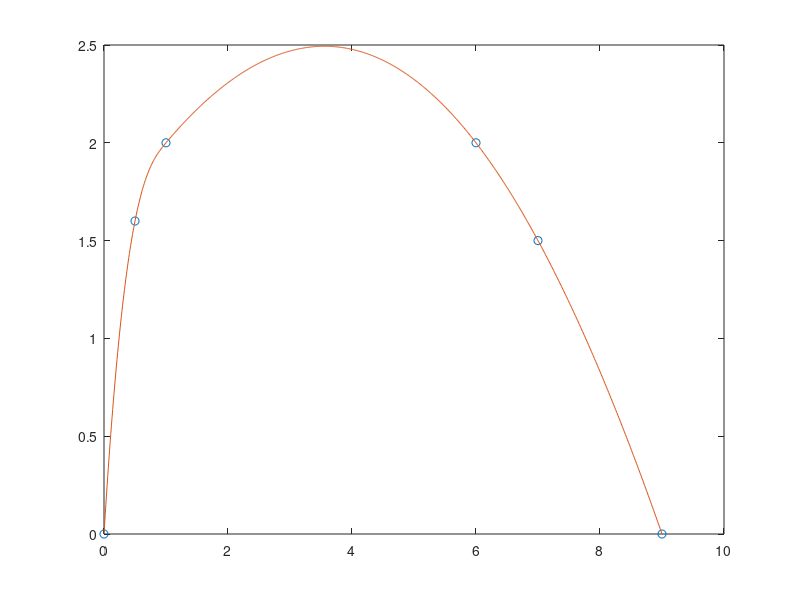

Source code (MATLAB):
%Yongzuan Wu wu68 cs450 HW5 7.5 (b) (c) (d)
format long;
x=[0 0.5 1.0 6.0 7.0 9.0]';
y=[0 1.6 2.0 2.0 1.5 0]';
p=spline(x,y);
t=0:0.01:9;
f=ppval(p,t);
plot(x,y,'o',t,f,'-')
disp('(c)');
disp('The cubic spline give more reasonable resullt.');
disp('The single 5-degree interpolation will results in a curve with more ');
disp('oscillation due to the nature of a relatively high degree polynomial');
disp('The cubic spline is more smooth between data points');
disp('(d)');
disp('No. Piecewise linear interpolation is not smooth at the data points');